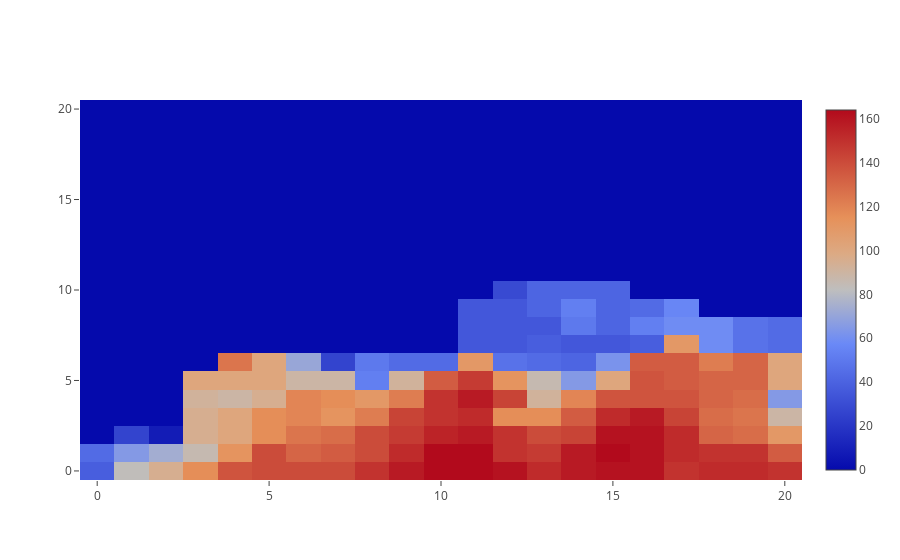
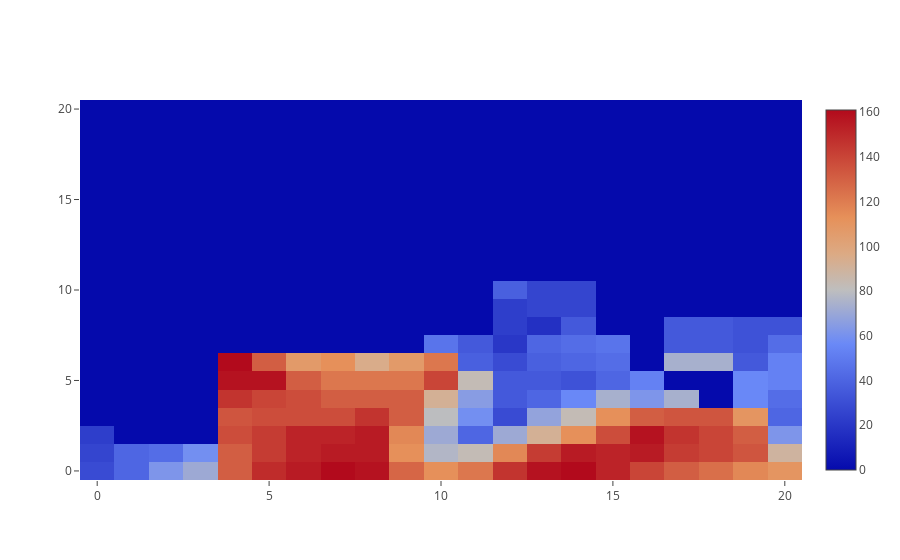
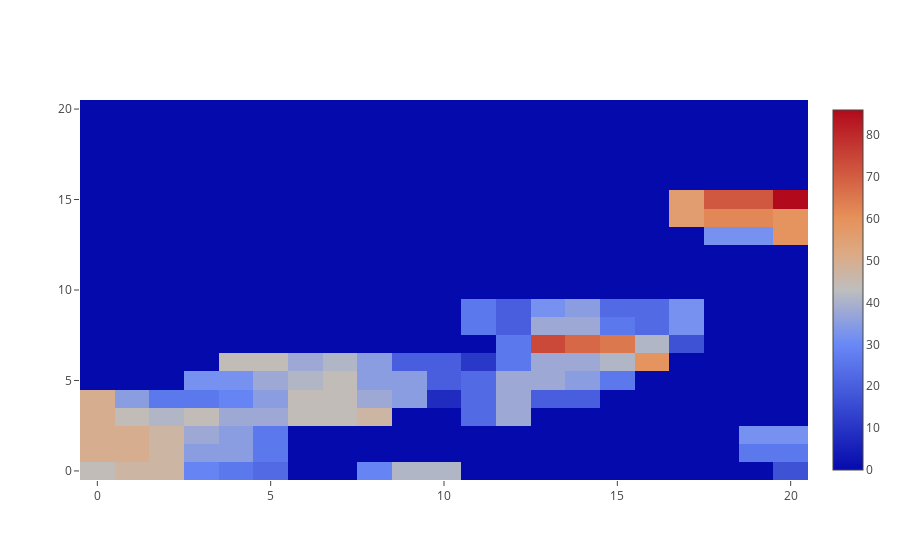

Notebook code for these charts, in order:
### Code cell
sorted_idx = np.argsort(y, axis=0)
for X in [X14, X12, X1]:
    rank = 8001
    print(y[sorted_idx[rank]])
    z = X[sorted_idx[rank, 0], :, :, 0]
    trace = go.Heatmap(z=z)
    data = [trace]
    iplot(data, filename='radar heat map')

### Figure 1 — Plotly figure (JSON) as saved in the notebook; plotly's stock layout.template omitted (floating-point values rounded to 4 significant figures; data arrays with more than 128 entries replaced by an {"elided": "..."} marker saying what was removed)
{"data": [{"type": "heatmap", "z": {"elided": "21x21 int values"}}], "layout": {}}

### Figure 2 — Plotly figure (JSON) as saved in the notebook; plotly's stock layout.template omitted (floating-point values rounded to 4 significant figures; data arrays with more than 128 entries replaced by an {"elided": "..."} marker saying what was removed)
{"data": [{"type": "heatmap", "z": {"elided": "21x21 int values"}}], "layout": {}}

### Figure 3 — Plotly figure (JSON) as saved in the notebook; plotly's stock layout.template omitted (floating-point values rounded to 4 significant figures; data arrays with more than 128 entries replaced by an {"elided": "..."} marker saying what was removed)
{"data": [{"type": "heatmap", "z": {"elided": "21x21 int values"}}], "layout": {}}
